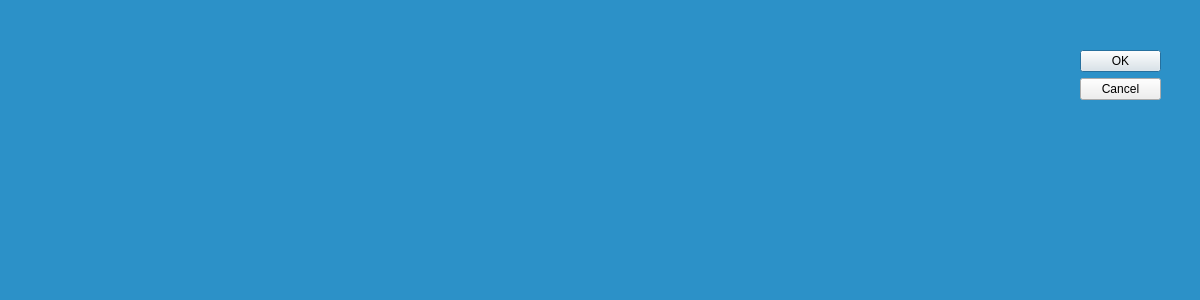
<?xml version="1.0" encoding="UTF-8"?>
<ui version="4.0">
 <class>ViewChoose</class>
 <widget class="QDialog" name="ViewChoose">
  <property name="geometry">
   <rect>
    <x>0</x>
    <y>0</y>
    <width>1200</width>
    <height>300</height>
   </rect>
  </property>
  <property name="palette">
   <palette>
    <active>
     <colorrole role="WindowText">
      <brush brushstyle="SolidPattern">
       <color alpha="255">
        <red>255</red>
        <green>255</green>
        <blue>255</blue>
       </color>
      </brush>
     </colorrole>
     <colorrole role="Text">
      <brush brushstyle="SolidPattern">
       <color alpha="255">
        <red>255</red>
        <green>255</green>
        <blue>255</blue>
       </color>
      </brush>
     </colorrole>
     <colorrole role="ButtonText">
      <brush brushstyle="SolidPattern">
       <color alpha="255">
        <red>255</red>
        <green>255</green>
        <blue>255</blue>
       </color>
      </brush>
     </colorrole>
     <colorrole role="Base">
      <brush brushstyle="SolidPattern">
       <color alpha="255">
        <red>255</red>
        <green>255</green>
        <blue>255</blue>
       </color>
      </brush>
     </colorrole>
     <colorrole role="Window">
      <brush brushstyle="SolidPattern">
       <color alpha="255">
        <red>44</red>
        <green>145</green>
        <blue>200</blue>
       </color>
      </brush>
     </colorrole>
    </active>
    <inactive>
     <colorrole role="WindowText">
      <brush brushstyle="SolidPattern">
       <color alpha="255">
        <red>255</red>
        <green>255</green>
        <blue>255</blue>
       </color>
      </brush>
     </colorrole>
     <colorrole role="Text">
      <brush brushstyle="SolidPattern">
       <color alpha="255">
        <red>255</red>
        <green>255</green>
        <blue>255</blue>
       </color>
      </brush>
     </colorrole>
     <colorrole role="ButtonText">
      <brush brushstyle="SolidPattern">
       <color alpha="255">
        <red>255</red>
        <green>255</green>
        <blue>255</blue>
       </color>
      </brush>
     </colorrole>
     <colorrole role="Base">
      <brush brushstyle="SolidPattern">
       <color alpha="255">
        <red>255</red>
        <green>255</green>
        <blue>255</blue>
       </color>
      </brush>
     </colorrole>
     <colorrole role="Window">
      <brush brushstyle="SolidPattern">
       <color alpha="255">
        <red>44</red>
        <green>145</green>
        <blue>200</blue>
       </color>
      </brush>
     </colorrole>
    </inactive>
    <disabled>
     <colorrole role="WindowText">
      <brush brushstyle="SolidPattern">
       <color alpha="255">
        <red>255</red>
        <green>255</green>
        <blue>255</blue>
       </color>
      </brush>
     </colorrole>
     <colorrole role="Text">
      <brush brushstyle="SolidPattern">
       <color alpha="255">
        <red>255</red>
        <green>255</green>
        <blue>255</blue>
       </color>
      </brush>
     </colorrole>
     <colorrole role="ButtonText">
      <brush brushstyle="SolidPattern">
       <color alpha="255">
        <red>255</red>
        <green>255</green>
        <blue>255</blue>
       </color>
      </brush>
     </colorrole>
     <colorrole role="Base">
      <brush brushstyle="SolidPattern">
       <color alpha="255">
        <red>44</red>
        <green>145</green>
        <blue>200</blue>
       </color>
      </brush>
     </colorrole>
     <colorrole role="Window">
      <brush brushstyle="SolidPattern">
       <color alpha="255">
        <red>44</red>
        <green>145</green>
        <blue>200</blue>
       </color>
      </brush>
     </colorrole>
    </disabled>
   </palette>
  </property>
  <property name="font">
   <font>
    <weight>75</weight>
    <bold>true</bold>
   </font>
  </property>
  <property name="windowTitle">
   <string>QtWarriors</string>
  </property>
  <property name="styleSheet">
   <string notr="true">color:white;
font-weight:bold;</string>
  </property>
  <widget class="QDialogButtonBox" name="buttonBox">
   <property name="geometry">
    <rect>
     <x>1080</x>
     <y>50</y>
     <width>81</width>
     <height>241</height>
    </rect>
   </property>
   <property name="styleSheet">
    <string notr="true">font-weight: normal;
color : black;</string>
   </property>
   <property name="orientation">
    <enum>Qt::Vertical</enum>
   </property>
   <property name="standardButtons">
    <set>QDialogButtonBox::Cancel|QDialogButtonBox::Ok</set>
   </property>
  </widget>
 </widget>
 <resources/>
 <connections>
  <connection>
   <sender>buttonBox</sender>
   <signal>accepted()</signal>
   <receiver>ViewChoose</receiver>
   <slot>accept()</slot>
   <hints>
    <hint type="sourcelabel">
     <x>248</x>
     <y>254</y>
    </hint>
    <hint type="destinationlabel">
     <x>157</x>
     <y>274</y>
    </hint>
   </hints>
  </connection>
  <connection>
   <sender>buttonBox</sender>
   <signal>rejected()</signal>
   <receiver>ViewChoose</receiver>
   <slot>reject()</slot>
   <hints>
    <hint type="sourcelabel">
     <x>316</x>
     <y>260</y>
    </hint>
    <hint type="destinationlabel">
     <x>286</x>
     <y>274</y>
    </hint>
   </hints>
  </connection>
 </connections>
</ui>
